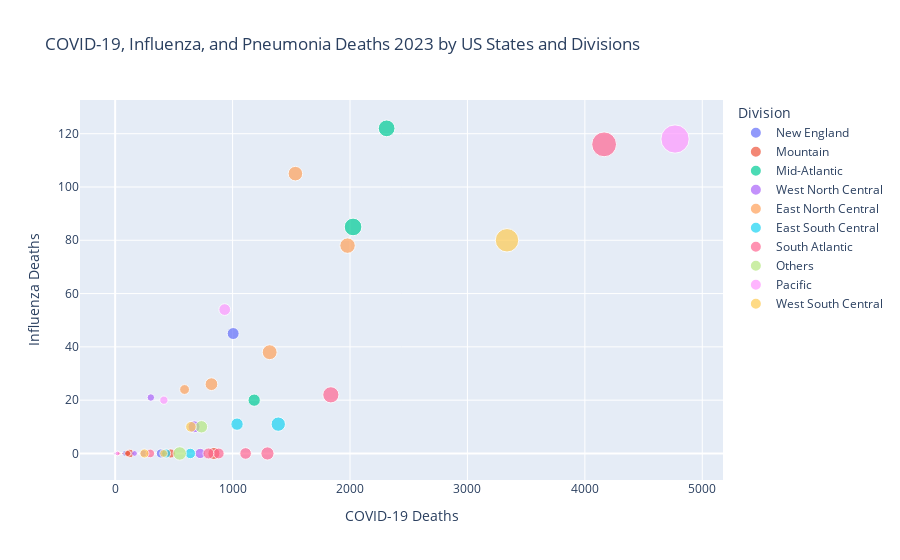

Notebook code cell kept with this figure:
### Code cell
from us_state_mappings import us_state_division_dict

covid_deaths_vs_flu_deaths = (
    df
    .with_columns(
        pl.col('State').replace(us_state_division_dict, default='Others').alias('Division')
    )
    .filter(
        pl.col('State') != 'United States',
        pl.col('Age Group') != 'All Ages',
        pl.col('Sex') != 'All Sexes',
        pl.col('Year') == 2023
    )
    .group_by('State', 'Division')
    .agg(
        pl.col('COVID-19 Deaths').sum(),
        pl.col('Influenza Deaths').sum(),
        pl.col('Pneumonia Deaths').sum()
    )
)

fig = px.scatter(
    covid_deaths_vs_flu_deaths, 
    x='COVID-19 Deaths', 
    y='Influenza Deaths', 
    color='Division',
    size='Pneumonia Deaths',
    hover_name='State',
    title='COVID-19, Influenza, and Pneumonia Deaths 2023 by US States and Divisions'
)

fig.show()

### Figure 1 — Plotly figure (JSON) as saved in the notebook; plotly's stock layout.template omitted (floating-point values rounded to 4 significant figures)
{"data": [{"hovertemplate": "<b>%{hovertext}</b><br><br>Division=New England<br>COVID-19 Deaths=%{x}<br>Influenza Deaths=%{y}<br>Pneumonia Deaths=%{marker.size}<extra></extra>", "hovertext": ["New Hampshire", "Rhode Island", "Connecticut", "Massachusetts", "Maine", "Vermont"], "legendgroup": "New England", "marker": {"color": "#636efa", "size": [248, 64, 1469, 2555, 528, 43], "sizemode": "area", "sizeref": 35.76, "symbol": "circle"}, "mode": "markers", "name": "New England", "orientation": "v", "showlegend": true, "type": "scatter", "x": [79, 33, 389, 1005, 81, 0], "xaxis": "x", "y": [0, 0, 0, 45, 0, 0], "yaxis": "y"}, {"hovertemplate": "<b>%{hovertext}</b><br><br>Division=Mountain<br>COVID-19 Deaths=%{x}<br>Influenza Deaths=%{y}<br>Pneumonia Deaths=%{marker.size}<extra></extra>", "hovertext": ["Colorado", "Wyoming", "Arizona", "Nevada", "New Mexico", "Montana", "Utah", "Idaho"], "legendgroup": "Mountain", "marker": {"color": "#EF553B", "size": [1498, 20, 2606, 1302, 703, 114, 393, 231], "sizemode": "area", "sizeref": 35.76, "symbol": "circle"}, "mode": "markers", "name": "Mountain", "orientation": "v", "showlegend": true, "type": "scatter", "x": [473, 0, 841, 125, 106, 0, 22, 32], "xaxis": "x", "y": [0, 0, 0, 0, 0, 0, 0, 0], "yaxis": "y"}, {"hovertemplate": "<b>%{hovertext}</b><br><br>Division=Mid-Atlantic<br>COVID-19 Deaths=%{x}<br>Influenza Deaths=%{y}<br>Pneumonia Deaths=%{marker.size}<extra></extra>", "hovertext": ["New Jersey", "New York", "Pennsylvania"], "legendgroup": "Mid-Atlantic", "marker": {"color": "#00cc96", "size": [2705, 5581, 5011], "sizemode": "area", "sizeref": 35.76, "symbol": "circle"}, "mode": "markers", "name": "Mid-Atlantic", "orientation": "v", "showlegend": true, "type": "scatter", "x": [1184, 2026, 2312], "xaxis": "x", "y": [20, 85, 122], "yaxis": "y"}, {"hovertemplate": "<b>%{hovertext}</b><br><br>Division=West North Central<br>COVID-19 Deaths=%{x}<br>Influenza Deaths=%{y}<br>Pneumonia Deaths=%{marker.size}<extra></extra>", "hovertext": ["North Dakota", "Nebraska", "Missouri", "Minnesota", "Iowa", "South Dakota", "Kansas"], "legendgroup": "West North Central", "marker": {"color": "#ab63fa", "size": [62, 588, 2599, 1904, 1004, 123, 957], "sizemode": "area", "sizeref": 35.76, "symbol": "circle"}, "mode": "markers", "name": "West North Central", "orientation": "v", "showlegend": true, "type": "scatter", "x": [0, 165, 672, 724, 304, 0, 242], "xaxis": "x", "y": [0, 0, 10, 0, 21, 0, 0], "yaxis": "y"}, {"hovertemplate": "<b>%{hovertext}</b><br><br>Division=East North Central<br>COVID-19 Deaths=%{x}<br>Influenza Deaths=%{y}<br>Pneumonia Deaths=%{marker.size}<extra></extra>", "hovertext": ["Ohio", "Indiana", "Michigan", "Wisconsin", "Illinois"], "legendgroup": "East North Central", "marker": {"color": "#FFA15A", "size": [4275, 2909, 3806, 1730, 3978], "sizemode": "area", "sizeref": 35.76, "symbol": "circle"}, "mode": "markers", "name": "East North Central", "orientation": "v", "showlegend": true, "type": "scatter", "x": [1979, 820, 1535, 591, 1316], "xaxis": "x", "y": [78, 26, 105, 24, 38], "yaxis": "y"}, {"hovertemplate": "<b>%{hovertext}</b><br><br>Division=East South Central<br>COVID-19 Deaths=%{x}<br>Influenza Deaths=%{y}<br>Pneumonia Deaths=%{marker.size}<extra></extra>", "hovertext": ["Kentucky", "Mississippi", "Alabama", "Tennessee"], "legendgroup": "East South Central", "marker": {"color": "#19d3f3", "size": [2729, 1459, 1970, 3690], "sizemode": "area", "sizeref": 35.76, "symbol": "circle"}, "mode": "markers", "name": "East South Central", "orientation": "v", "showlegend": true, "type": "scatter", "x": [1038, 434, 640, 1389], "xaxis": "x", "y": [11, 0, 0, 11], "yaxis": "y"}, {"hovertemplate": "<b>%{hovertext}</b><br><br>Division=South Atlantic<br>COVID-19 Deaths=%{x}<br>Influenza Deaths=%{y}<br>Pneumonia Deaths=%{marker.size}<extra></extra>", "hovertext": ["Delaware", "Georgia", "South Carolina", "West Virginia", "Maryland", "Florida", "Virginia", "North Carolina"], "legendgroup": "South Atlantic", "marker": {"color": "#FF6692", "size": [84, 3116, 2106, 1354, 2193, 11032, 2428, 4691], "sizemode": "area", "sizeref": 35.76, "symbol": "circle"}, "mode": "markers", "name": "South Atlantic", "orientation": "v", "showlegend": true, "type": "scatter", "x": [66, 1297, 882, 299, 795, 4164, 1111, 1837], "xaxis": "x", "y": [0, 0, 0, 0, 0, 116, 0, 22], "yaxis": "y"}, {"hovertemplate": "<b>%{hovertext}</b><br><br>Division=Others<br>COVID-19 Deaths=%{x}<br>Influenza Deaths=%{y}<br>Pneumonia Deaths=%{marker.size}<extra></extra>", "hovertext": ["Puerto Rico", "District of Columbia", "New York City"], "legendgroup": "Others", "marker": {"color": "#B6E880", "size": [3257, 21, 2756], "sizemode": "area", "sizeref": 35.76, "symbol": "circle"}, "mode": "markers", "name": "Others", "orientation": "v", "showlegend": true, "type": "scatter", "x": [550, 0, 735], "xaxis": "x", "y": [0, 0, 10], "yaxis": "y"}, {"hovertemplate": "<b>%{hovertext}</b><br><br>Division=Pacific<br>COVID-19 Deaths=%{x}<br>Influenza Deaths=%{y}<br>Pneumonia Deaths=%{marker.size}<extra></extra>", "hovertext": ["Oregon", "Hawaii", "Alaska", "California", "Washington"], "legendgroup": "Pacific", "marker": {"color": "#FF97FF", "size": [1240, 415, 0, 14304, 2470], "sizemode": "area", "sizeref": 35.76, "symbol": "circle"}, "mode": "markers", "name": "Pacific", "orientation": "v", "showlegend": true, "type": "scatter", "x": [415, 20, 0, 4768, 933], "xaxis": "x", "y": [20, 0, 0, 118, 54], "yaxis": "y"}, {"hovertemplate": "<b>%{hovertext}</b><br><br>Division=West South Central<br>COVID-19 Deaths=%{x}<br>Influenza Deaths=%{y}<br>Pneumonia Deaths=%{marker.size}<extra></extra>", "hovertext": ["Arkansas", "Oklahoma", "Louisiana", "Texas"], "legendgroup": "West South Central", "marker": {"color": "#FECB52", "size": [1497, 2064, 1141, 9831], "sizemode": "area", "sizeref": 35.76, "symbol": "circle"}, "mode": "markers", "name": "West South Central", "orientation": "v", "showlegend": true, "type": "scatter", "x": [249, 646, 413, 3337], "xaxis": "x", "y": [0, 10, 0, 80], "yaxis": "y"}], "layout": {"legend": {"itemsizing": "constant", "title": {"text": "Division"}, "tracegroupgap": 0}, "title": {"text": "COVID-19, Influenza, and Pneumonia Deaths 2023 by US States and Divisions"}, "xaxis": {"anchor": "y", "domain": [0, 1], "title": {"text": "COVID-19 Deaths"}}, "yaxis": {"anchor": "x", "domain": [0, 1], "title": {"text": "Influenza Deaths"}}}}
